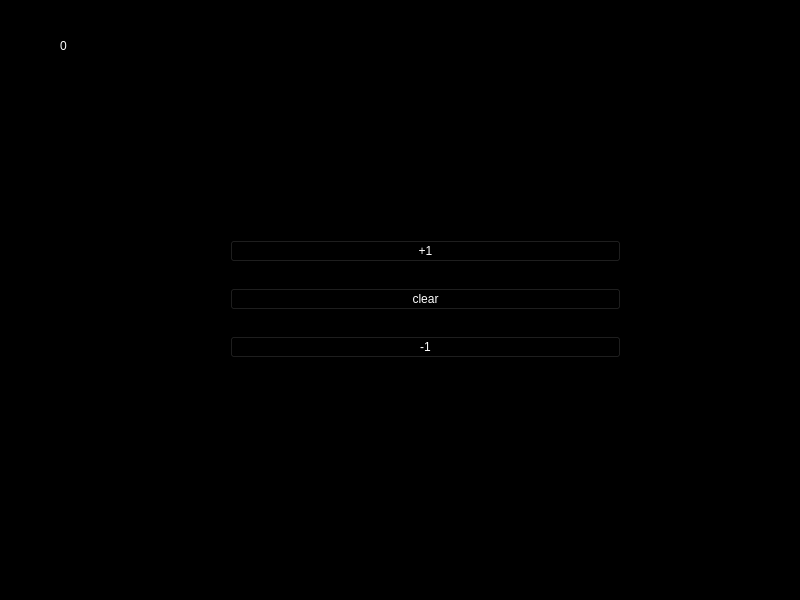
<?xml version="1.0" encoding="UTF-8"?>
<ui version="4.0">
 <class>MainWindow</class>
 <widget class="QMainWindow" name="MainWindow">
  <property name="geometry">
   <rect>
    <x>0</x>
    <y>0</y>
    <width>800</width>
    <height>600</height>
   </rect>
  </property>
  <property name="windowTitle">
   <string>Calc</string>
  </property>
  <property name="autoFillBackground">
   <bool>false</bool>
  </property>
  <property name="styleSheet">
   <string notr="true">background-color: rgb(0, 0, 0);</string>
  </property>
  <widget class="QWidget" name="centralwidget">
   <property name="autoFillBackground">
    <bool>false</bool>
   </property>
   <widget class="QLabel" name="label">
    <property name="geometry">
     <rect>
      <x>60</x>
      <y>30</y>
      <width>701</width>
      <height>31</height>
     </rect>
    </property>
    <property name="styleSheet">
     <string notr="true">color: rgb(255, 255, 255);</string>
    </property>
    <property name="text">
     <string>0</string>
    </property>
    <property name="margin">
     <number>10</number>
    </property>
   </widget>
   <widget class="QWidget" name="verticalLayoutWidget">
    <property name="geometry">
     <rect>
      <x>230</x>
      <y>220</y>
      <width>391</width>
      <height>161</height>
     </rect>
    </property>
    <layout class="QVBoxLayout" name="verticalLayout">
     <item>
      <widget class="QPushButton" name="inc">
       <property name="styleSheet">
        <string notr="true">color: rgb(255, 255, 255);</string>
       </property>
       <property name="text">
        <string>+1</string>
       </property>
      </widget>
     </item>
     <item>
      <widget class="QPushButton" name="clear">
       <property name="styleSheet">
        <string notr="true">color: rgb(255, 255, 255);</string>
       </property>
       <property name="text">
        <string>clear</string>
       </property>
      </widget>
     </item>
     <item>
      <widget class="QPushButton" name="dec">
       <property name="styleSheet">
        <string notr="true">color: rgb(255, 255, 255);</string>
       </property>
       <property name="text">
        <string>-1</string>
       </property>
      </widget>
     </item>
    </layout>
   </widget>
  </widget>
 </widget>
 <resources/>
 <connections/>
</ui>
